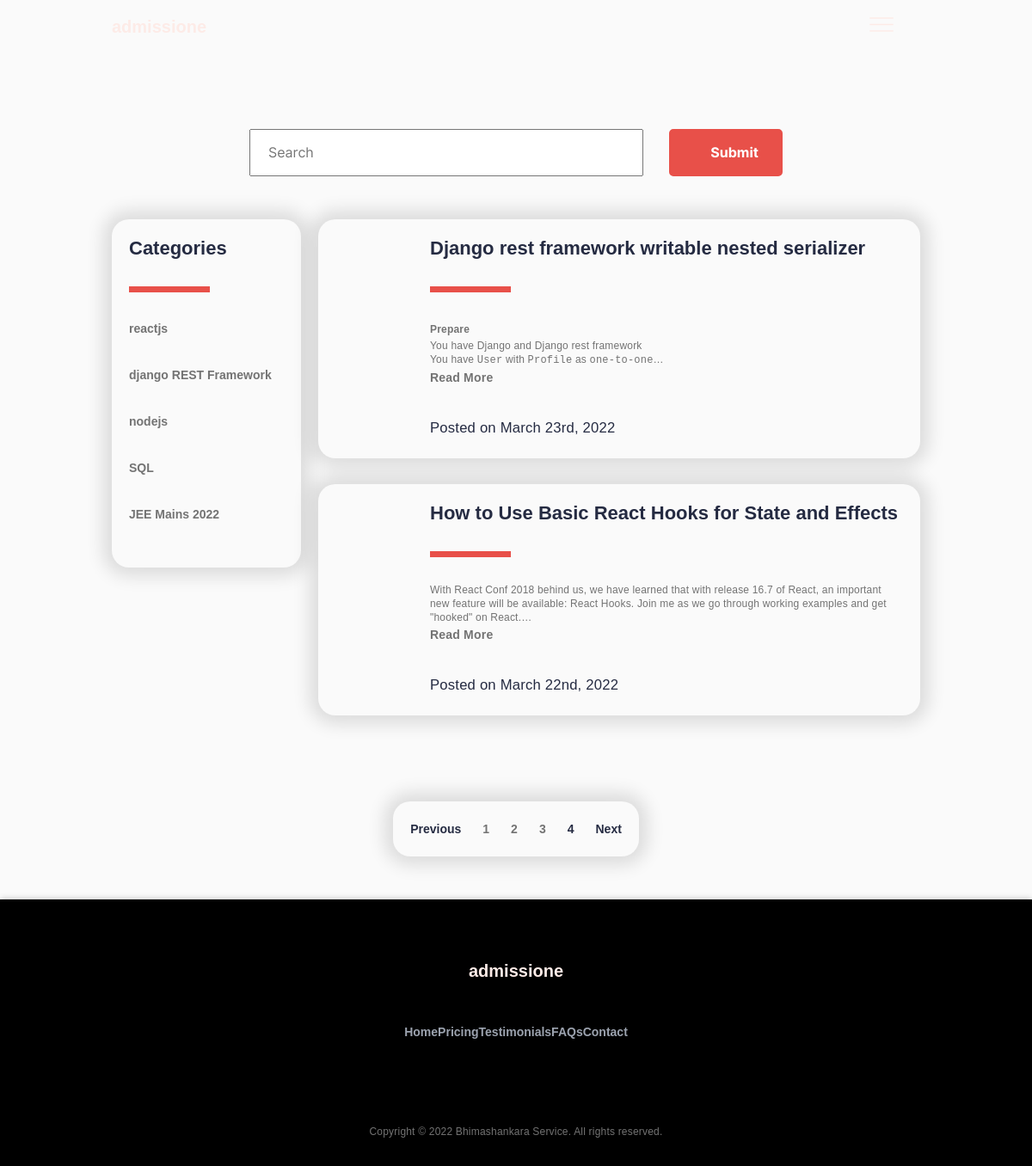
The page /archive.php?page=4 on the database its author committed.
### tables this page shows
CREATE TABLE `category` (
  `id` int(11) NOT NULL,
  `name` varchar(200) NOT NULL
);

CREATE TABLE `posts` (
  `id` int(11) NOT NULL,
  `title` text NOT NULL,
  `content` text NOT NULL,
  `created_at` timestamp NOT NULL DEFAULT current_timestamp(),
  `category_id` int(11) NOT NULL
);

CREATE TABLE `images` (
  `id` int(11) NOT NULL,
  `post_id` int(11) NOT NULL,
  `image` text NOT NULL
);

### includes/db.php (called while the page is built, shortened)
<?php
$base_url = 'http://localhost/admissione';
?>

### includes/function.php (called while the page is built, shortened)
<?php
function getPostThumb($db,$id){
    $query="SELECT * FROM images WHERE post_id=$id";
    $run=mysqli_query($db,$query);
    $data = mysqli_fetch_assoc($run);
    if (isset($data['image']))
        return $data['image'];
}
?>

### archive.php (the view, shortened to what this page needs)
<?php
require('includes/db.php');
include('includes/function.php');
if(isset($_GET['page'])){
  $page=$_GET['page'];
}else{
  $page=1;
}
$post_per_page=2;
$result=($page-1)*$post_per_page;
?>
<!DOCTYPE html>
<html lang="en">
	<head>
		<link rel="stylesheet" href="./assets/css/common.css">
	</head>
	<body>
		<?php include_once('includes/navbar.php'); ?>
		<div class="main container m-auto mt-3 row">
			<form class="cibertix_input">
              <input class="form-control me-2" name="search" type="search" placeholder="Search" aria-label="Search">
              <input class="button opaque" type="button" value="Submit">
            </form>
			<div class="sidebar">
				<div class="card">
					<div class="card-content">
						<div class="card-body">
							<h5 class="heading-3 m-0 text-dark">Categories</h5>
							<hr class="border border-large bg-danger">
								<?php
									$sql = "SELECT * FROM category";
									$runPQ=mysqli_query($db,$sql);
									while($category = mysqli_fetch_assoc($runPQ)) {
										echo '<a class="text-gray" href="archive.php?category='.$category['name'].'">'.$category['name'].'</a>';
									}
								?>
						</div>
					</div>
				</div>
			</div>
			<div class="cards">
				<?php
				if (isset($_GET['search'])){
					$keyword = $_GET['search'];
					$postQuery="SELECT * FROM posts WHERE title LIKE '%$keyword%' OR category_id = (SELECT id FROM category WHERE name = '$keyword') ORDER BY id DESC LIMIT $result,$post_per_page";
				} else if (isset($_GET['category'])) {
					$keyword = $_GET['category'];
					$postQuery="SELECT * FROM posts WHERE category_id = (SELECT id FROM category WHERE name = '$keyword') ORDER BY id DESC LIMIT $result,$post_per_page";
				} else {
					$postQuery="SELECT * FROM posts ORDER BY id DESC LIMIT $result,$post_per_page";
				}
				$runPQ=mysqli_query($db,$postQuery);
				while($post=mysqli_fetch_assoc($runPQ)) {
					?>
					<div class="card">
						<div onclick="location.href = '<?=$base_url?>/post.php?id=<?=$post['id']?>'">
							<div class="card-content">
								<div class="card-image" style="background-image: url('images/<?=getPostThumb($db,$post['id'])?>');"></div>
								<div class="card-body">
									<h5 class="heading-3 m-0 text-dark"><?=$post['title']?></h5>
                    				<hr class="border border-large bg-danger">
									<div class="small-text m-0 text-gray">
										<div class="card-text">
											<?=$post['content']?>
										</div>
										<a class="link m-0 text-gray" href="post.php?id=<?=$post['id']?>">Read More</a>
									</div>
									<div class="text m-0 text-dark"><small class="text-muted">Posted on <?=date('F jS, Y',strtotime($post['created_at']))?></small></div>
								</div>
							</div>
						</div>
					</div>
				<?php
				}
				?>
			</div>
		</div>
		<?php
			if (isset($_GET['search'])){
				$keyword = $_GET['search'];
				$q="SELECT * FROM posts WHERE title LIKE '%$keyword%' OR category_id = (SELECT id FROM category WHERE name = '$keyword')";
			} else if (isset($_GET['category'])) {
				$keyword = $_GET['category'];
				$q="SELECT * FROM posts WHERE category_id = (SELECT id FROM category WHERE name = '$keyword')";
			} else {
			$q="SELECT * FROM posts";
			}
			$r=mysqli_query($db,$q);
			$total_posts=mysqli_num_rows($r);
			$total_pages=ceil($total_posts/$post_per_page);
		?>
		<?php
		if ($total_pages > 1) {
		?>
			<nav aria-label="Page navigation example">
				<ul class="pagination card justify-content-center">
				<?php
					if($page>1){
					$switch="";
					}else{
					$switch="disabled";
					}
					if($page<$total_pages){
					$nswitch="";
					}else{
					$nswitch="disabled";
					}
				?>
					<li class="page-item <?=$switch?>" style="grid-column: 1/2">
						<a
							class="link text-dark"
							href="?<?php if(isset($_GET['search'])){echo "search=$keyword&";}?><?php if(isset($_GET['category'])){echo "category=$keyword&";}?>page=<?=$page-1?>"
							tabindex="-1"
							aria-disabled="true"
						>Previous</a>
					</li>
					<?php
						if ($page != $total_pages) {
							$start = $page - 2 > 0 ? $page - 2 : 1;
							if ($start + 3 < $total_pages) {
								$end = $start + 3;
							} else {
								$end = $total_pages;
							}
						} else {
							$start = $page - 3 > 0 ? $page - 3 : 1;
							$end = $total_pages;
						}
						for($opage=$start;$opage<=$end;$opage++) {
					?>
						<li class="page-item">
							<a
								class="link <?php if($opage==$page) { ?>text-dark<?php } else { ?>text-gray<?php } ?>"
								href="?<?php if(isset($_GET['search'])){echo "search=$keyword&";}?><?php if(isset($_GET['category'])){echo "category=$keyword&";}?>page=<?=$opage?>"
							>
								<?=$opage?>
							</a>
						</li>
					<?php } ?>
					<li class="page-item <?=$nswitch?>" style="grid-column: 6/7">
						<a
							class="link text-dark"
							href="?<?php if(isset($_GET['search'])){echo "search=$keyword&";}?><?php if(isset($_GET['category'])){echo "category=$keyword&";}?>page=<?=$page+1?>"
						>Next</a>
					</li>
				</ul>
			</nav>
		<?php } ?>
		<?php include_once('./includes/footer.php'); ?>
	</body>
</html>

### assets/css/common.css (style rules this page uses)
*, html, body { margin: 0; padding: 0; -webkit-tap-highlight-color: rgba(0, 0, 0, 0); }
:root { --background-color: rgb(250, 250, 250, 1); --text-primary: rgb(253, 235, 231, 1); --dark: rgb(37, 43, 66, 1); --dark-transparent: rgb(38, 38, 38, 0.2); --base-color: rgb(0, 0, 0, 1); --white: rgb(255, 255, 255, 1); --light-1: rgb(236, 236, 236, 1); --light-2: rgb(156, 163, 175, 1); --gray: rgb(115, 115, 115, 1); --dark-gray: rgb(45, 64, 89, 1); --info: rgb(48, 194, 207); --plyr-color-main: rgb(48, 194, 207); --info-dark: rgb(48, 194, 207, 0.8); --highlight: rgb(99, 102, 241, 1); --danger: rgb(232, 80, 73, 1); --plyr-control-spacing: 20px; }
body { background: var(--background-color); }
.m-0 { margin: 0 !important; }
.m-auto { margin: auto !important; }
.text-gray { color: var(--gray) !important; }
.text-dark { color: var(--dark) !important; }
.bg-danger { background-color: var(--danger) !important; }
.justify-content-center { justify-content: center !important; }
.heading-3 { font-family: 'Montserrat', sans-serif; font-style: normal; font-weight: 700; font-size: 22px; line-height: 28px; margin-bottom: 20px; color: var(--text-primary); }
.text { font-family: 'Montserrat', sans-serif; font-style: normal; font-weight: 400; font-size: 20px; line-height: 30px; letter-spacing: 0.2px; color: var(--light-1); margin-bottom: 35px; }
.small-text { font-family: 'Montserrat', sans-serif; font-style: normal; font-weight: 400; font-size: 12px; line-height: 16px; letter-spacing: 0.2px; color: var(--light-1); }
a, .link { font-family: 'Montserrat', sans-serif; font-weight: 700; text-decoration: none; font-style: normal; font-size: 14px; line-height: 24px; cursor: pointer; }
@media (min-width: 375px) { .text { font-size: 20px; line-height: 30px; } }
@media (min-width: 835px) { .text { font-size: 20px; line-height: 30px; } }
.border { width: 50px; height: 2px; border: none; background-color: var(--background-color); }
.border-large { width: 94px; height: 7px; }
.button { background: transparent; color: var(--danger); font-size: 16px; text-align: center; padding: 15px 25px; font-family: Inter-Bold; border: 3px solid var(--danger); transition: 0.5s; cursor: pointer; outline: none; text-decoration: none !important; border-radius: 5px; }
.button.opaque { background: var(--danger); color: var(--white); }
.card { background: var(--background-color); border-radius: 20px; padding: 35px 40px; box-shadow: 0px 0px 20px 10px rgba(0, 0, 0, 0.12); }
@media (min-width: 835px) { .card { padding: 35px 40px; } }
.container { display: grid; grid-template-columns: 30px 30px 30px 30px 30px 30px; grid-template-rows: 1fr 1fr 1fr 1fr 1fr 1fr; gap: 20px 20px; grid-template-areas: ". . . . . ."; justify-content: center; align-items: center; }
@media (min-width: 360px) { .container { display: grid; grid-template-columns: 40px 40px 40px 40px 40px 40px; grid-template-rows: 1fr 1fr 1fr 1fr 1fr 1fr; gap: 20px 20px; grid-template-areas: ". . . . . ."; justify-content: center; align-items: center; } }
@media (min-width: 835px) { .container { display: grid; grid-template-columns: 50px 50px 50px 50px 50px 50px 50px 50px 50px 50px 50px 50px; grid-template-rows: 1fr; gap: 0px 20px; grid-template-areas: ". . . . . . . . . . . ."; margin: 0; justify-content: center; align-items: center; } }
@media (min-width: 835px) and (orientation: portrait) { .container { display: grid; grid-template-columns: 40px 40px 40px 40px 40px 40px 40px 40px 40px 40px 40px 40px; grid-template-rows: 1fr; gap: 0px 20px; grid-template-areas: ". . . . . . . . . . . ."; justify-content: center; align-items: center; } }
@media (min-width: 1000px) { .container { display: grid; grid-template-columns: 60px 60px 60px 60px 60px 60px 60px 60px 60px 60px 60px 60px; grid-template-rows: 1fr; gap: 0px 20px; grid-template-areas: ". . . . . . . . . . . ."; justify-content: center; align-items: center; } }
input, select, textarea { font-family: Inter; font-size: inherit; line-height: inherit; text-indent:20px; }

### rows shown on the page
category: name "reactjs"
category: name "django REST Framework"
category: name "nodejs"
category: name "SQL"
category: name "JEE Mains 2022"
posts: title "Django rest framework writable nested serializer", content "Prepare You have Django and Django rest framework You have User with Profile as one-to-one", created_at "March 23rd, 2022"
posts: title "How to Use Basic React Hooks for State and Effects", content "With React Conf 2018 behind us, we have learned that with release 16.7 of React, an important new feature will be available: React Hooks. Join me as we go through working examples and get \"hooked\" on React.", created_at "March 22nd, 2022"
